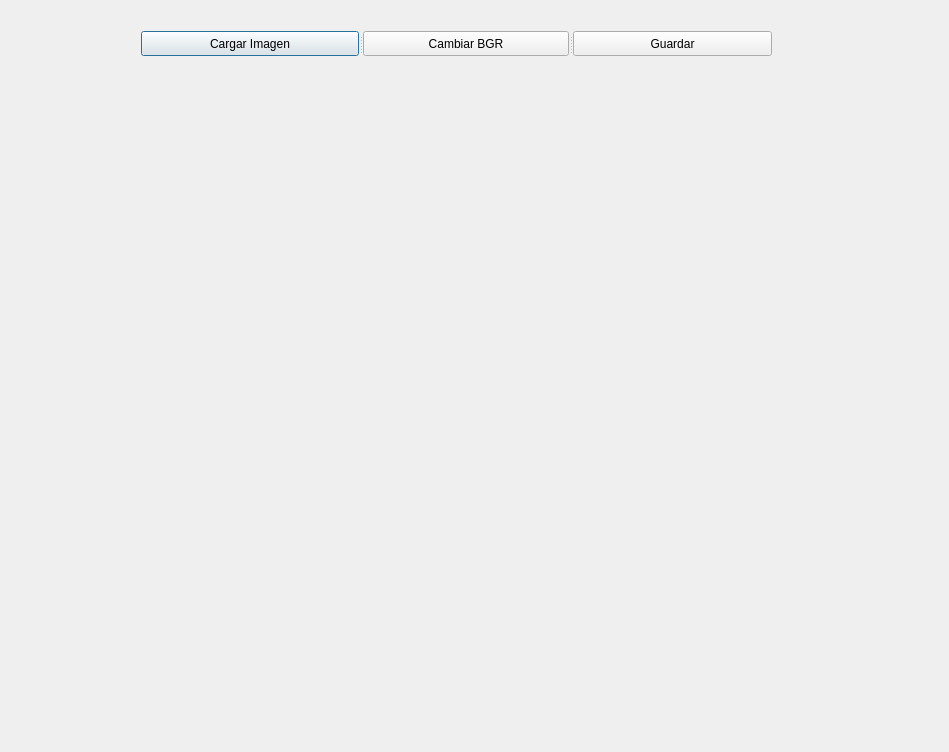
<?xml version="1.0" encoding="UTF-8"?>
<ui version="4.0">
 <class>Dialog</class>
 <widget class="QDialog" name="Dialog">
  <property name="geometry">
   <rect>
    <x>0</x>
    <y>0</y>
    <width>949</width>
    <height>752</height>
   </rect>
  </property>
  <property name="windowTitle">
   <string>Dialog</string>
  </property>
  <widget class="QLabel" name="label">
   <property name="geometry">
    <rect>
     <x>90</x>
     <y>130</y>
     <width>761</width>
     <height>561</height>
    </rect>
   </property>
   <property name="text">
    <string/>
   </property>
  </widget>
  <widget class="QSplitter" name="splitter">
   <property name="geometry">
    <rect>
     <x>141</x>
     <y>31</y>
     <width>631</width>
     <height>25</height>
    </rect>
   </property>
   <property name="orientation">
    <enum>Qt::Horizontal</enum>
   </property>
   <widget class="QPushButton" name="pushButton">
    <property name="text">
     <string>Cargar Imagen</string>
    </property>
   </widget>
   <widget class="QPushButton" name="pushButton_2">
    <property name="text">
     <string>Cambiar BGR</string>
    </property>
   </widget>
   <widget class="QPushButton" name="pushButton_3">
    <property name="text">
     <string>Guardar</string>
    </property>
   </widget>
  </widget>
 </widget>
 <resources/>
 <connections/>
</ui>
